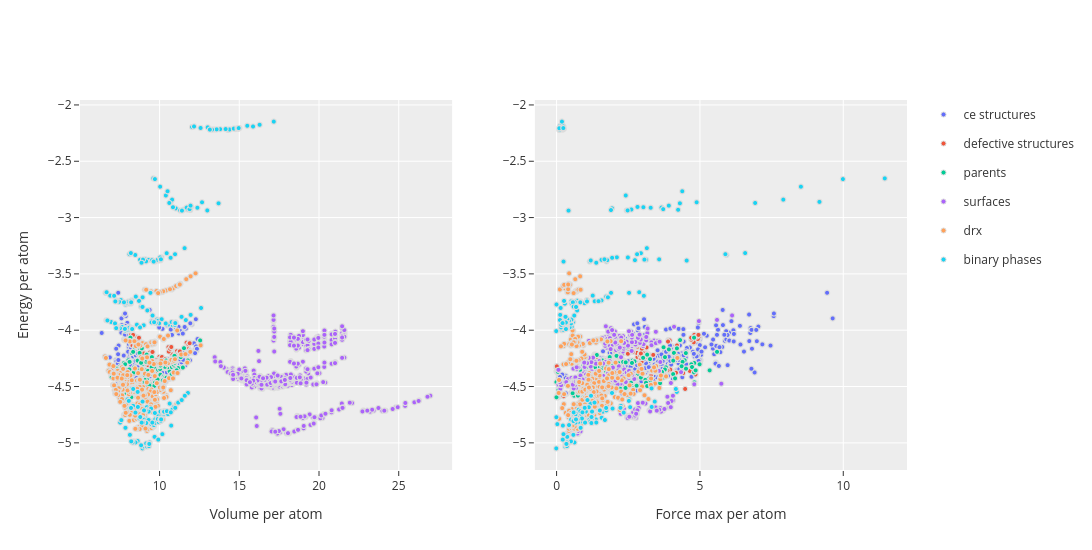

Write notebook code for a chart like this one.
### Code cell
from plotly.subplots import make_subplots

# First plot
fig1 = px.scatter(
    subset,
    x="volume_per_atom",
    y="energy_corrected_per_atom",
    color="type",
    hover_data=["formula_red"]
)

# Second plot
fig2 = px.scatter(
    subset,
    x="F_max_atom",
    y="energy_corrected_per_atom",
    color="type",
    hover_data=["formula_red"]
)

# Create subplot canvas
fig = make_subplots(rows=1, cols=2)


# Add traces from first figure (keep legend)
for trace in fig1.data:
    fig.add_trace(trace, row=1, col=1)

# Add traces from second figure (no legend)
for trace in fig2.data:
    trace.showlegend = False
    fig.add_trace(trace, row=1, col=2)

# Optional shared styling
fig.update_traces(
    marker=dict(
        size=5,
        line=dict(width=1, color="gainsboro")
    )
)

fig.update_layout(
    template="ggplot2",
    width=1200,
    height=550
)

fig.update_xaxes(title_text="Volume per atom", row=1, col=1)
fig.update_yaxes(title_text="Energy per atom", row=1, col=1)

fig.update_xaxes(title_text="Force max per atom", row=1, col=2)


fig.show()

### Figure 1 — Plotly figure (JSON) as saved in the notebook; plotly's stock layout.template omitted (floating-point values rounded to 4 significant figures; data arrays with more than 128 entries replaced by an {"elided": "..."} marker saying what was removed)
{"data": [{"customdata": {"elided": "731x1 str values"}, "hovertemplate": "type=ce structures<br>volume_per_atom=%{x}<br>energy_corrected_per_atom=%{y}<br>formula_red=%{customdata[0]}<extra></extra>", "legendgroup": "ce structures", "marker": {"color": "#636efa", "line": {"color": "gainsboro", "width": 1}, "size": 5, "symbol": "circle"}, "mode": "markers", "name": "ce structures", "showlegend": true, "type": "scattergl", "x": {"elided": "731 float values"}, "xaxis": "x", "y": {"elided": "731 float values"}, "yaxis": "y"}, {"customdata": {"elided": "246x1 str values"}, "hovertemplate": "type=defective structures<br>volume_per_atom=%{x}<br>energy_corrected_per_atom=%{y}<br>formula_red=%{customdata[0]}<extra></extra>", "legendgroup": "defective structures", "marker": {"color": "#EF553B", "line": {"color": "gainsboro", "width": 1}, "size": 5, "symbol": "circle"}, "mode": "markers", "name": "defective structures", "showlegend": true, "type": "scattergl", "x": {"elided": "246 float values"}, "xaxis": "x", "y": {"elided": "246 float values"}, "yaxis": "y"}, {"customdata": {"elided": "185x1 str values"}, "hovertemplate": "type=parents<br>volume_per_atom=%{x}<br>energy_corrected_per_atom=%{y}<br>formula_red=%{customdata[0]}<extra></extra>", "legendgroup": "parents", "marker": {"color": "#00cc96", "line": {"color": "gainsboro", "width": 1}, "size": 5, "symbol": "circle"}, "mode": "markers", "name": "parents", "showlegend": true, "type": "scattergl", "x": {"elided": "185 float values"}, "xaxis": "x", "y": {"elided": "185 float values"}, "yaxis": "y"}, {"customdata": {"elided": "520x1 str values"}, "hovertemplate": "type=surfaces<br>volume_per_atom=%{x}<br>energy_corrected_per_atom=%{y}<br>formula_red=%{customdata[0]}<extra></extra>", "legendgroup": "surfaces", "marker": {"color": "#ab63fa", "line": {"color": "gainsboro", "width": 1}, "size": 5, "symbol": "circle"}, "mode": "markers", "name": "surfaces", "showlegend": true, "type": "scattergl", "x": {"elided": "520 float values"}, "xaxis": "x", "y": {"elided": "520 float values"}, "yaxis": "y"}, {"customdata": {"elided": "341x1 str values"}, "hovertemplate": "type=drx<br>volume_per_atom=%{x}<br>energy_corrected_per_atom=%{y}<br>formula_red=%{customdata[0]}<extra></extra>", "legendgroup": "drx", "marker": {"color": "#FFA15A", "line": {"color": "gainsboro", "width": 1}, "size": 5, "symbol": "circle"}, "mode": "markers", "name": "drx", "showlegend": true, "type": "scattergl", "x": {"elided": "341 float values"}, "xaxis": "x", "y": {"elided": "341 float values"}, "yaxis": "y"}, {"customdata": {"elided": "229x1 str values"}, "hovertemplate": "type=binary phases<br>volume_per_atom=%{x}<br>energy_corrected_per_atom=%{y}<br>formula_red=%{customdata[0]}<extra></extra>", "legendgroup": "binary phases", "marker": {"color": "#19d3f3", "line": {"color": "gainsboro", "width": 1}, "size": 5, "symbol": "circle"}, "mode": "markers", "name": "binary phases", "showlegend": true, "type": "scattergl", "x": {"elided": "229 float values"}, "xaxis": "x", "y": {"elided": "229 float values"}, "yaxis": "y"}, {"customdata": {"elided": "731x1 str values"}, "hovertemplate": "type=ce structures<br>F_max_atom=%{x}<br>energy_corrected_per_atom=%{y}<br>formula_red=%{customdata[0]}<extra></extra>", "legendgroup": "ce structures", "marker": {"color": "#636efa", "line": {"color": "gainsboro", "width": 1}, "size": 5, "symbol": "circle"}, "mode": "markers", "name": "ce structures", "showlegend": false, "type": "scattergl", "x": {"elided": "731 float values"}, "xaxis": "x2", "y": {"elided": "731 float values"}, "yaxis": "y2"}, {"customdata": {"elided": "246x1 str values"}, "hovertemplate": "type=defective structures<br>F_max_atom=%{x}<br>energy_corrected_per_atom=%{y}<br>formula_red=%{customdata[0]}<extra></extra>", "legendgroup": "defective structures", "marker": {"color": "#EF553B", "line": {"color": "gainsboro", "width": 1}, "size": 5, "symbol": "circle"}, "mode": "markers", "name": "defective structures", "showlegend": false, "type": "scattergl", "x": {"elided": "246 float values"}, "xaxis": "x2", "y": {"elided": "246 float values"}, "yaxis": "y2"}, {"customdata": {"elided": "185x1 str values"}, "hovertemplate": "type=parents<br>F_max_atom=%{x}<br>energy_corrected_per_atom=%{y}<br>formula_red=%{customdata[0]}<extra></extra>", "legendgroup": "parents", "marker": {"color": "#00cc96", "line": {"color": "gainsboro", "width": 1}, "size": 5, "symbol": "circle"}, "mode": "markers", "name": "parents", "showlegend": false, "type": "scattergl", "x": {"elided": "185 float values"}, "xaxis": "x2", "y": {"elided": "185 float values"}, "yaxis": "y2"}, {"customdata": {"elided": "520x1 str values"}, "hovertemplate": "type=surfaces<br>F_max_atom=%{x}<br>energy_corrected_per_atom=%{y}<br>formula_red=%{customdata[0]}<extra></extra>", "legendgroup": "surfaces", "marker": {"color": "#ab63fa", "line": {"color": "gainsboro", "width": 1}, "size": 5, "symbol": "circle"}, "mode": "markers", "name": "surfaces", "showlegend": false, "type": "scattergl", "x": {"elided": "520 float values"}, "xaxis": "x2", "y": {"elided": "520 float values"}, "yaxis": "y2"}, {"customdata": {"elided": "341x1 str values"}, "hovertemplate": "type=drx<br>F_max_atom=%{x}<br>energy_corrected_per_atom=%{y}<br>formula_red=%{customdata[0]}<extra></extra>", "legendgroup": "drx", "marker": {"color": "#FFA15A", "line": {"color": "gainsboro", "width": 1}, "size": 5, "symbol": "circle"}, "mode": "markers", "name": "drx", "showlegend": false, "type": "scattergl", "x": {"elided": "341 float values"}, "xaxis": "x2", "y": {"elided": "341 float values"}, "yaxis": "y2"}, {"customdata": {"elided": "229x1 str values"}, "hovertemplate": "type=binary phases<br>F_max_atom=%{x}<br>energy_corrected_per_atom=%{y}<br>formula_red=%{customdata[0]}<extra></extra>", "legendgroup": "binary phases", "marker": {"color": "#19d3f3", "line": {"color": "gainsboro", "width": 1}, "size": 5, "symbol": "circle"}, "mode": "markers", "name": "binary phases", "showlegend": false, "type": "scattergl", "x": {"elided": "229 float values"}, "xaxis": "x2", "y": {"elided": "229 float values"}, "yaxis": "y2"}], "layout": {"height": 550, "width": 1200, "xaxis": {"anchor": "y", "domain": [0, 0.45], "title": {"text": "Volume per atom"}}, "xaxis2": {"anchor": "y2", "domain": [0.55, 1], "title": {"text": "Force max per atom"}}, "yaxis": {"anchor": "x", "domain": [0, 1], "title": {"text": "Energy per atom"}}, "yaxis2": {"anchor": "x2", "domain": [0, 1]}}}
